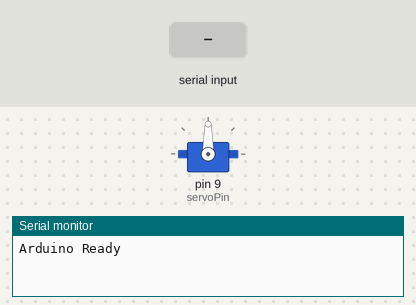
Recording of a sketch running on a simulated Arduino Uno, built with avr-gcc and run on an emulated ATmega328P. Parts: servo, the last lines printed to the serial monitor. The inputs (shaded band) are chosen by the test bench.

Above: at 1.2 s.
1.3 s: "90,45\n" received over Serial
At 1.6 s:
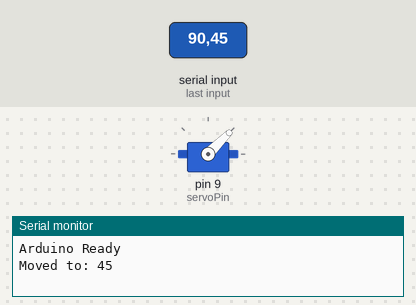
2.8 s: "30,150\n" received over Serial
At 4.0 s:
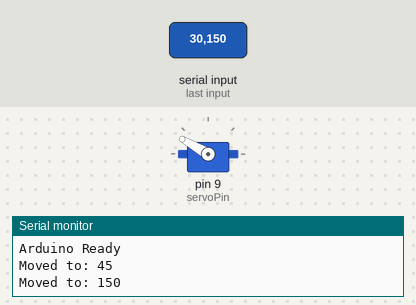
4.3 s: "5\n" received over Serial
At 4.9 s:
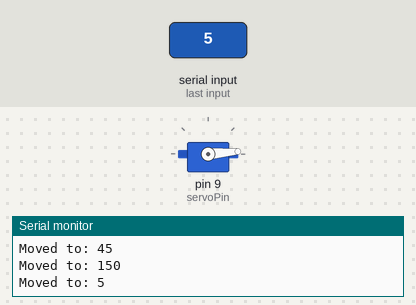
5.8 s: "200\n" received over Serial
At 6.1 s:
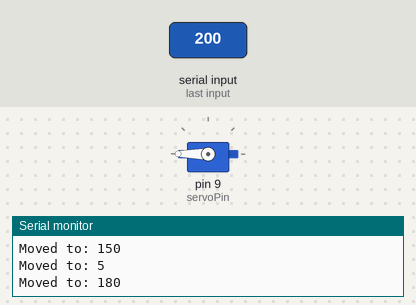
7.3 s: "90\n" received over Serial
At 8.5 s:
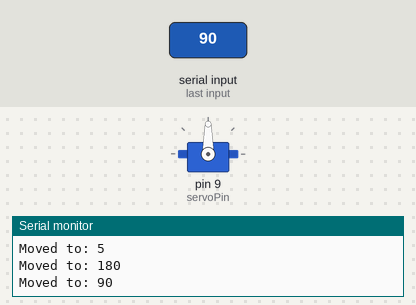
Timing chart, 0 to 9.8 s (numbered marks = the images above; inputs shaded):
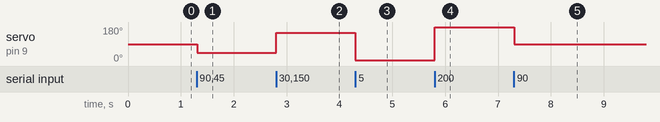

The sketch:

sketch_dec11a.ino
```cpp
#include <Servo.h>

Servo myServo;
const int servoPin = 9; // 你的接線是 A0
String inputString = ""; // 用來暫存收到的數據

void setup() {
  Serial.begin(9600);    // 設定通訊速率 (必須跟 Python 一致)
  myServo.attach(servoPin);
  myServo.write(90);     // 預設先轉到中間
  Serial.println("Arduino Ready"); // 告訴 Python 我準備好了
}

void loop() {
  // 檢查是否有資料從 Python 傳過來
  while (Serial.available()) {
    // 讀取傳過來的整數 (角度)
    int angle = Serial.parseInt();

    // 讀取換行符號，確認指令結束
    if (Serial.read() == '\n') {
      // 限制角度在 0~180 之間保護馬達
      angle = constrain(angle, 0, 180);

      myServo.write(angle); // 執行動作！

      // 回傳確認訊息給 Python (方便除錯)
      Serial.print("Moved to: ");
      Serial.println(angle);
    }
  }
}
```

Measured:
- after the input at 1.3 s, servo on pin 9 (servoPin): 90° → 45° at once
- after the input at 2.8 s, servo on pin 9 (servoPin): 45° → 150° at once
- after the input at 4.3 s, servo on pin 9 (servoPin): 150° → 5° at once
- after the input at 5.8 s, servo on pin 9 (servoPin): 5° → 180° at once
- after the input at 7.3 s, servo on pin 9 (servoPin): 180° → 90° at once
